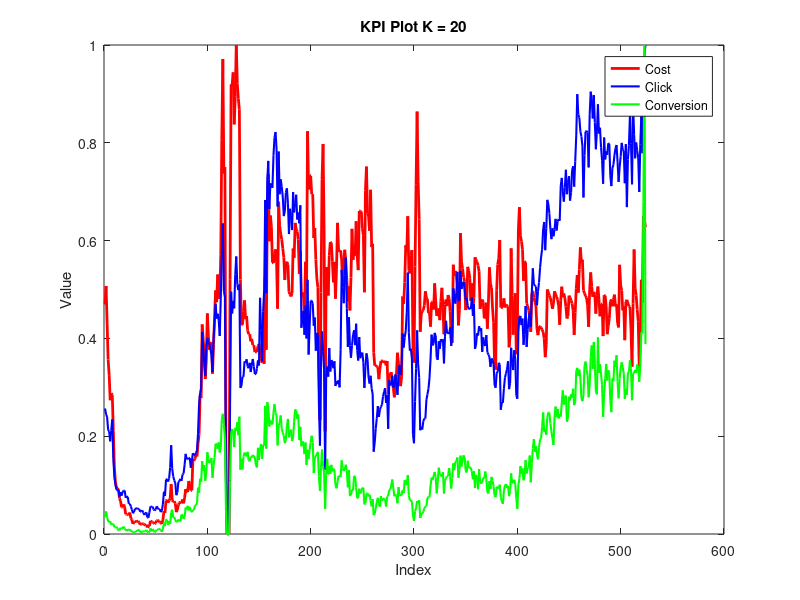

This figure's MATLAB source: (Note: this script raises an error after producing the figure.)
%% %%%%% ------ SP&L Homework3 -------- %%%%%%%%%%
clear all;
load('GoogleDataset.mat'); % 

%% %%%%%% 数据归一化处理 %%%%%%%
days = length(Cost(:,1)); % 数据一共多少天
T20 = 397; % 第20家公司投入广告的日期
x_Cost = zeros(days, 20);
x_Click = zeros(days, 20);
x_Conversion = zeros(days, 20);
for k = 1 : 20
    x_cost_min = min(Cost(:,k));
    x_cost_max = max(Cost(:,k));
    x_Cost(:,k) = (Cost(:,k) - x_cost_min)/(x_cost_max - x_cost_min); % 归一化之后的KPI_Cost
    x_click_min = min(Click(:,k));
    x_click_max = max(Click(:,k));
    x_Click(:,k) = (Click(:,k) - x_click_min)/(x_click_max - x_click_min); % 归一化之后的KPI_Click
    x_conversion_min = min(Conversion(:,k));
    x_conversion_max = max(Conversion(:,k));
    x_Conversion(:,k) = (Conversion(:,k) - x_conversion_min)/(x_conversion_max - x_conversion_min); % 归一化之后的KPI_Conversion
end


% KPI数据矩阵包含三个维度：Cost, Click, Conversion
% 控制 KPI (列 1–19)，目标 KPI (列 20)
%% %%%%%%%%%%%% --- figure ---- %%%%%%%%%%%
figure(1); % 画出第20家公司的KPI

plot(x_Cost(:,20), 'color', 'r', 'LineWidth', 2, 'DisplayName', 'Cost'); % 红色曲线
hold on;
plot(x_Click(:,20), 'color', 'b', 'LineWidth', 1.5, 'DisplayName', 'Click'); % 蓝色曲线
hold on;
plot(x_Conversion(:,20), 'color', 'g', 'LineWidth', 1.5, 'DisplayName', 'Conversion'); % 绿色曲线
legend; % 添加图例
title('KPI Plot K = 20'); % 添加标题
xlabel('Index'); % 添加横坐标标签
ylabel('Value'); % 添加纵坐标标签

%% %%%%% RLS 用前19家公司预测 第20 家公司的 KPI
% 初始化
lambda = 0.98; % 遗忘因子
P = eye(19) * 1e-3; % 初始协方差矩阵（值较大，用于初始学习）
A = zeros(19, 3); % 用于预测第20家公司KPI的权重，前19家公司+3种KPI
X_20_p = zeros(days, 3); % 根据前19家公司预测第20家的数据
alpha = zeros(3, 1); % gk(t) = α*t


error_cost = zeros(days, 1);
error_click = zeros(days, 1);
error_conversion = zeros(days, 1);

%% %%% --- 判断同类公司 ----- %%%% 
rho_cost = abs(calculateCrossCorrelation(x_Cost(1:T20, :)));
rho_click = abs(calculateCrossCorrelation(x_Click(1:T20, :)));
rho_conversion = abs(calculateCrossCorrelation(x_Conversion(1:T20, :)));

figure;
stem(rho_cost, 'MarkerFaceColor', 'b', 'DisplayName', 'ρ_cost');
hold on;
stem(rho_click, 'MarkerFaceColor', 'r', 'DisplayName', 'ρ_click');
hold on;
stem(rho_conversion, 'MarkerFaceColor', 'g', 'DisplayName', 'ρ_conversion');
legend;
title('Correlation with k=20');
xlabel('公司 k');
ylabel('相关系数ρ');
grid on;


%% %%%%% ------ function: 判断前19家公司哪些和第20家公司是同类
function corr_values = calculateCrossCorrelation(X)
    % X is a T x 20 matrix where each column represents a company's KPI time series
    % The 20th column represents the KPI time series of the target company
    
    % days =  length(X(:,1)); % 数据一共多少天;  % Number of time steps
    corr_values = zeros(19, 1);  % Array to store correlation values for the first 19 companies
    
    % Extract the KPI series for the 20th company (track of interest)
    x_target = X(:, 20);
    
    for k = 1:19  % Loop through the first 19 companies
        % Extract the KPI series for the k-th company
        x_k = X(:, k);
        
        % Calculate the mean of both series
        x_k_mean = mean(x_k);
        x_target_mean = mean(x_target);
        
        % Compute the numerator (sum of products of deviations)
        numerator = sum((x_k - x_k_mean) .* (x_target - x_target_mean));
        
        % Compute the denominator (product of standard deviations)
        denominator = sqrt(sum((x_k - x_k_mean).^2) * sum((x_target - x_target_mean).^2));
        
        % Calculate the correlation coefficient
        corr_values(k) = numerator / denominator;
    end
end


%% 对Cost的预测 cost是KPI 1 , i是天数

for i = 1 : T20
    x = x_Cost(i, 1:19)'; % 转为列向量
    X_20_p(i, 1) = dot(A(:, 1), x);
    error_cost(i) = x_Cost(i, 20) - X_20_p(i, 1); % 第20家公司的预测误差

    % 计算增益向量 K
    K = (P * x) / (lambda + x' * P * x);
    
    % 更新权重
    A(:, 1) = A(:, 1) + K * error_cost(i);
    
    % 更新协方差矩阵
    P = (P - K * x' * P) / lambda;
end 
% T20 之后的值
for i = T20 + 1 : days
    x = x_Cost(i, 1:19)'; % 转为列向量
    X_20_p(i, 1) = dot(A(:, 1), x);
    error_cost(i) = x_Cost(i, 20) - X_20_p(i, 1);   
end 
figure;
gk = zeros(days - T20, 3);
gk(:, 1) = error_cost(T20 + 1 : days);
plot(gk(:, 1), 'b', 'DisplayName', 'gk');
legend;
xlabel('days');
ylabel('KPI-Cost');
title('第20家公司 gk');
grid on;
% figure;
% histogram(gk(:, 1)); % 让 MATLAB 自动选择分箱数

%% 对click的预测 click是KPI 2 , i是天数
% 初始化
num_click = 0;
threshold_click = 0.2;
x_click_after = [];
for k = 1 : 19
    if rho_click(k) >= threshold_click
        num_click = num_click + 1;
        x_click_after(:, num_click) = x_Click(:,k);        
    end
end
lambda_click = 0.98; % 遗忘因子
P_click = eye(num_click) * 0.00002; % 初始协方差矩阵（值较大，用于初始学习）
A_click = zeros(num_click, 1); % 用于预测第20家公司KPI的权重，前19家公司+3种KPI

for d = 1 : T20
    x = x_click_after(d, :)'; % 转为列向量
    X_20_p(d, 2) = dot(A_click(:), x);
    error_click(i) = x_Click(i, 20) - X_20_p(i, 2);

    % 计算增益向量 K_click
    K_click = (P_click * x) / (lambda_click + x' * P_click * x);
    
    % 更新权重
    A_click(:) = A_click(:) + K_click * error_click(i);
    
    % 更新协方差矩阵
    P_click = (P_click - K_click * x' * P_click) / lambda_click;
end 
% T20 之后的值
for dd = T20 + 1 : days
    x = x_click_after(dd, :)'; % 转为列向量
    X_20_p(dd, 2) = dot(A_click(:), x);
    error_click(dd) = x_Click(dd, 20) - X_20_p(dd, 2);   
end
figure;
gk(:, 2) = error_click(T20 + 1 : days);
plot(gk(:, 2), 'b', 'DisplayName', 'gk-click');
legend;
xlabel('days');
ylabel('KPI-Click');
title('第20家公司 gk-Click');
grid on;

%% 对conversion的预测 conversion是KPI 3 , i是天数
for i = 1 : T20
    x = x_Conversion(i, 1:19)'; % 转为列向量
    X_20_p(i, 3) = dot(A(:, 3), x);
    error_conversion(i) = x_Conversion(i, 20) - X_20_p(i, 3);

    % 计算增益向量 K
    K = (P * x) / (lambda + x' * P * x);
    
    % 更新权重
    A(:, 3) = A(:, 3) + K * error_conversion(i);
    
    % 更新协方差矩阵
    P = (P - K * x' * P) / lambda;
end 
% T20 之后的值
for i = T20 + 1 : days
    x = x_Conversion(i, 1:19)'; % 转为列向量
    X_20_p(i, 3) = dot(A(:, 3), x);
    error_conversion(i) = x_Conversion(i, 20) - X_20_p(i, 3);   
end


%% %%%%% ------ 对第20家公司KPI gk 的预测 在T20之后
figure;
gk(:, 3) = error_conversion(T20 + 1 : days);
plot(gk(:, 3), 'b', 'DisplayName', 'gk-Conversion');
legend;
xlabel('days');
ylabel('KPI-Conversion');
title('第20家公司 gk-Conversion');
grid on;

gk(:, 2) = error_click(T20 + 1 : days);
figure;
gk(:, 2) = error_conversion(T20 + 1 : days);
plot(gk(:, 2), 'b', 'DisplayName', 'gk-Conversion');
legend;
xlabel('days');
ylabel('KPI-Click');
title('第20家公司 gk-Click');
grid on;
% gk(:, 3) = error_conversion(T20 + 1 : days);
% figure(3);
% plot(gk(:, 1), 'b', 'DisplayName', 'gk');


% 对Click的预测 click是KPI 2 , i是天数


% 对Conversion的预测 conversion是KPI 3 , i是天数



%% %%%% ------ 对第20家公司 KPI 的预测
figure;
plot(x_Cost(:, 20), 'b', 'DisplayName', '归一化 Cost-真实值');
hold on;
plot(X_20_p(:,1), 'r--', 'DisplayName', '归一化 Cost-预测值');
legend;
xlabel('days');
ylabel('KPI-Cost');
title('RLS 对第20家公司 KPI-Cost 的预测');
grid on;

figure;
plot(x_Click(:, 20), 'b', 'DisplayName', 'Click-真实值');
hold on;
plot(X_20_p(:,2), 'r--', 'DisplayName', 'Click-预测值');
legend;
xlabel('days');
ylabel('KPI-Click');
title('RLS 对第20家公司 KPI-Click 的预测');
grid on;

figure;
plot(x_Conversion(:, 20), 'b', 'DisplayName', 'Conversion-真实值');
hold on;
plot(X_20_p(:,3), 'r--', 'DisplayName', 'Conversion-预测值');
legend;
xlabel('days');
ylabel('KPI-Conversion');
title('RLS 对第20家公司 KPI-Conversion 的预测');
grid on;